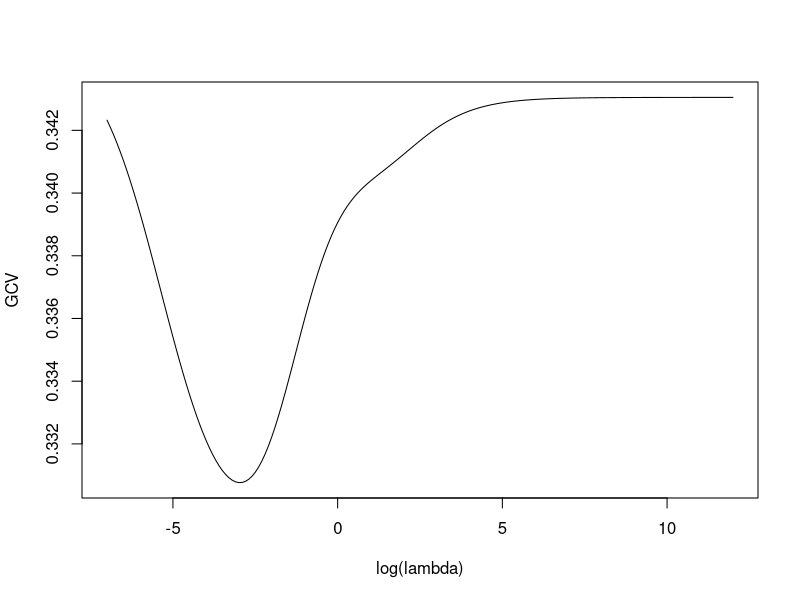
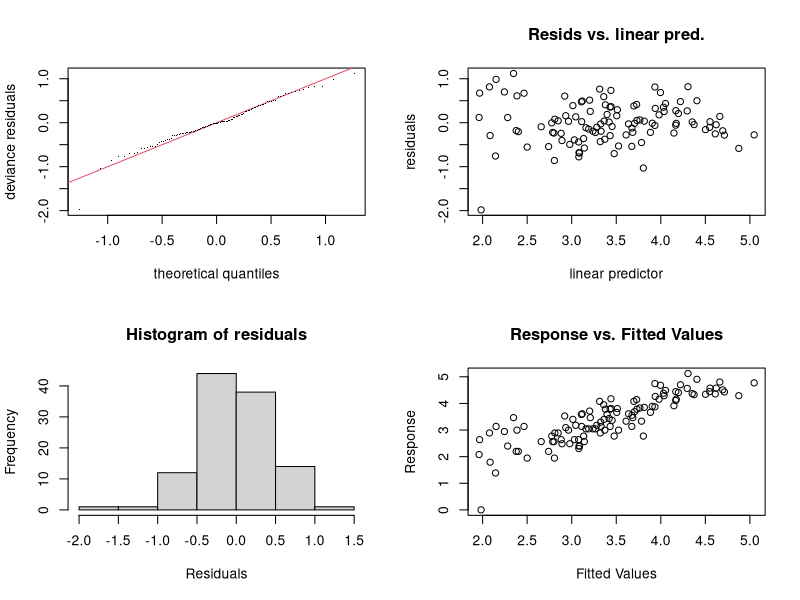

These charts were generated, in order, by the following R code:
#' ---
#' title: "Session 24 — Choosing smoothing parameters, k, and inference"
#' subtitle: "Statistical Modelling (BAM), IE University"
#' author: "Prof. Dae-Jin Lee (daelee@faculty.ie.edu)"
#' date: "Spring 2027"
#' output: html_document
#' ---
#' 
## ----setup, include = FALSE---------------------------------------------------
knitr::opts_chunk$set(echo = TRUE, message = FALSE, warning = FALSE,
                      fig.width = 7, fig.height = 4)

#' 
## ----packages-----------------------------------------------------------------
library(mgcv)
aq <- na.omit(airquality[, c("Ozone", "Solar.R", "Wind", "Temp")])
aq$ly <- log(aq$Ozone)
n <- nrow(aq)

#' 
#' ## 1. GCV, REML and ML give different amounts of smoothing
#' 
#' `mgcv`'s default is `method = "GCV.Cp"` (GCV when the scale is unknown,
#' UBRE/$C_p$ when it is known).
#' 
## ----methods------------------------------------------------------------------
f <- ly ~ s(Solar.R) + s(Wind) + s(Temp)
fits <- list(GCV  = gam(f, data = aq),                  # default GCV.Cp
             REML = gam(f, data = aq, method = "REML"),
             ML   = gam(f, data = aq, method = "ML"))
fits$GCV$method
sapply(fits, function(m) round(summary(m)$edf, 2))
sapply(fits, function(m) round(sum(m$edf), 2))          # total edf incl. intercept
sapply(fits, function(m) signif(m$sp, 3))

#' 
#' Here ML gives the **smoothest** fit (a straight line) and GCV the wiggliest `s(Temp)`, with REML in between. This is one dataset: ML tends to give slightly smoother fits than REML, but the difference is usually much smaller than here.
#' 
#' ## 2. The criteria as functions of $\lambda$ (single smooth)
#' 
## ----curves-------------------------------------------------------------------
f0 <- gam(ly ~ s(Temp), data = aq, method = "REML")
X <- model.matrix(f0); S <- f0$smooth[[1]]$S[[1]]; p <- ncol(X); y <- aq$ly
crit <- t(sapply(seq(-7, 12, by = 0.1), function(L) {
  Sl <- matrix(0, p, p); Sl[2:p, 2:p] <- exp(L) * S
  M <- crossprod(X) + Sl; b <- solve(M, crossprod(X, y))
  rss <- sum((y - X %*% b)^2); trA <- sum(diag(solve(M, crossprod(X))))
  c(L = L, edf = trA - 1, GCV = n * rss / (n - trA)^2)
}))
crit[which.min(crit[, "GCV"]), ]
gam(ly ~ s(Temp), data = aq)$sp |> log()          # mgcv's GCV optimum
plot(crit[, "L"], crit[, "GCV"], type = "l", xlab = "log(lambda)", ylab = "GCV")

#' 
#' ## 3. GCV for any linear smoother: use the trace
#' 
#' $\mathcal V_g=n\,\text{RSS}/\{n-\operatorname{tr}(A)\}^2$. For `loess`, the
#' trace of the smoother matrix is `fit$trace.hat`. The component `fit$enp`
#' ("equivalent number of parameters") is a different quantity and must not be
#' used in GCV.
#' 
## ----loess--------------------------------------------------------------------
gcv_loess <- function(span, use = c("trace.hat", "enp")) {
  use <- match.arg(use)
  lo <- loess(ly ~ Temp, data = aq, span = span)
  n * sum(resid(lo)^2) / (n - lo[[use]])^2
}
spans <- seq(0.2, 1, by = 0.05)
tab <- data.frame(span = spans,
                  trace.hat = sapply(spans, gcv_loess, use = "trace.hat"),
                  enp = sapply(spans, gcv_loess, use = "enp"))
head(round(tab, 5))
lo <- loess(ly ~ Temp, data = aq, span = 0.5)
c(trace.hat = lo$trace.hat, enp = lo$enp)

#' 
#' ## 4. The basis dimension k and `gam.check()`
#' 
## ----kcheck-------------------------------------------------------------------
set.seed(24)
xs <- runif(200); ys <- 2 * sin(4 * pi * xs) + rnorm(200, sd = 0.5)
ds <- data.frame(x = xs, y = ys)
k5  <- gam(y ~ s(x, k = 5),  data = ds, method = "REML")
k20 <- gam(y ~ s(x, k = 20), data = ds, method = "REML")
set.seed(1); k.check(k5)     # edf close to k' = 4, k-index far below 1
set.seed(1); k.check(k20)    # k-index about 1: k is large enough

#' 
#' On the airquality model:
#' 
## ----gamcheck, fig.height = 6-------------------------------------------------
g <- fits$REML
set.seed(1)
gam.check(g)

#' 
#' The $p$-values of the k-index come from a permutation test, hence the
#' `set.seed()`.
#' 
#' ## 5. Posterior simulation and credible intervals
#' 
#' $\boldsymbol\beta\mid\boldsymbol y\approx N(\hat{\boldsymbol\beta},V_\beta)$ with
#' `V_beta = vcov(g)`.
#' 
## ----posterior----------------------------------------------------------------
wg <- seq(min(aq$Wind), max(aq$Wind), length.out = 100)
nd <- data.frame(Solar.R = 207, Wind = wg, Temp = 79)
Xp <- predict(g, nd, type = "lpmatrix")
idx <- g$smooth[[2]]$first.para:g$smooth[[2]]$last.para
set.seed(2024)
br <- rmvn(1000, coef(g), vcov(g))
fsim <- Xp[, idx] %*% t(br[, idx])
fhat <- drop(Xp[, idx] %*% coef(g)[idx])
se <- sqrt(rowSums((Xp[, idx] %*% vcov(g)[idx, idx]) * Xp[, idx]))
inside <- abs(fsim - fhat) <= 1.96 * se
c(pointwise = mean(inside), whole_curve = mean(apply(inside, 2, all)))

#' 
#' About 95% of the draws are inside the band at each $x$, but only about 71% of
#' whole curves stay inside everywhere: the band is pointwise, not simultaneous.
#' 
#' ## 6. Approximate p-values and smoothing-parameter uncertainty
#' 
## ----pvals--------------------------------------------------------------------
summary(g)$s.table
# Standard errors conditional on lambda-hat vs corrected for its uncertainty
idx <- g$smooth[[2]]$first.para:g$smooth[[2]]$last.para
round(cbind(conditional = sqrt(diag(vcov(g)))[idx],
            unconditional = sqrt(diag(vcov(g, unconditional = TRUE)))[idx]), 4)[1:4, ]
